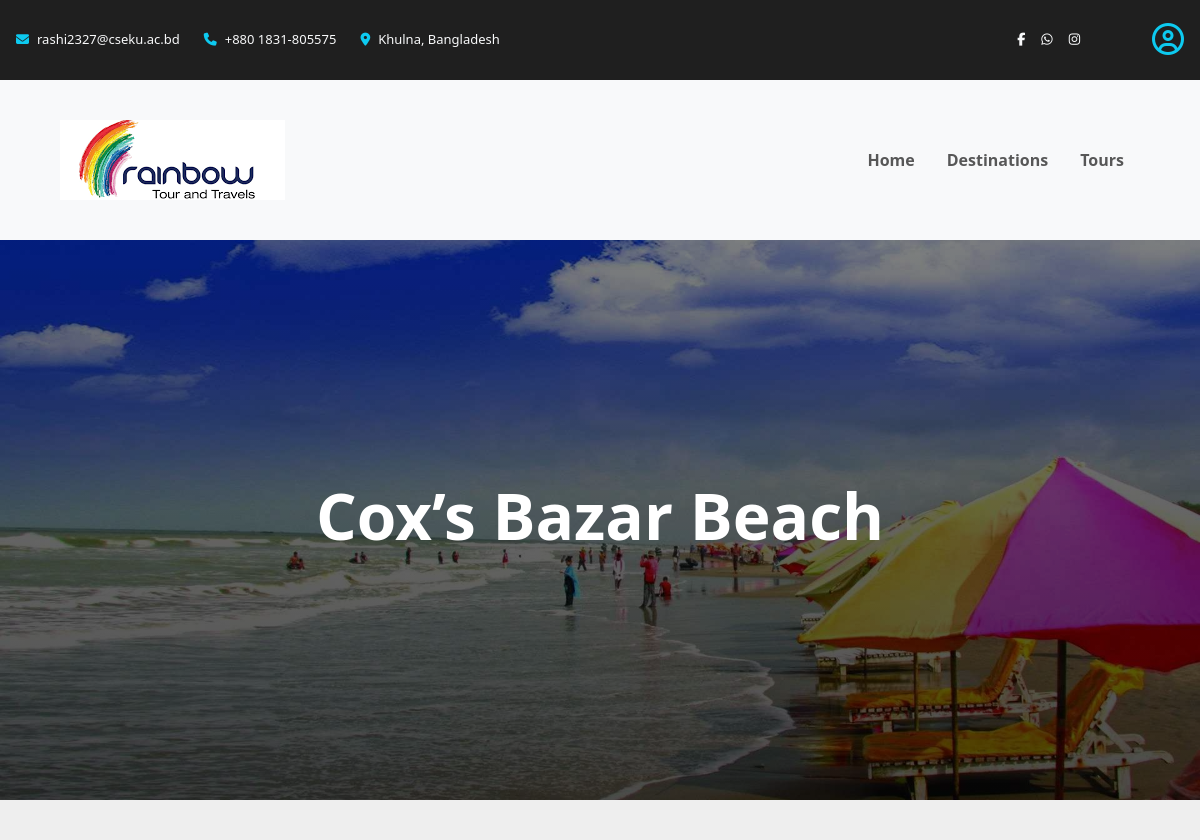
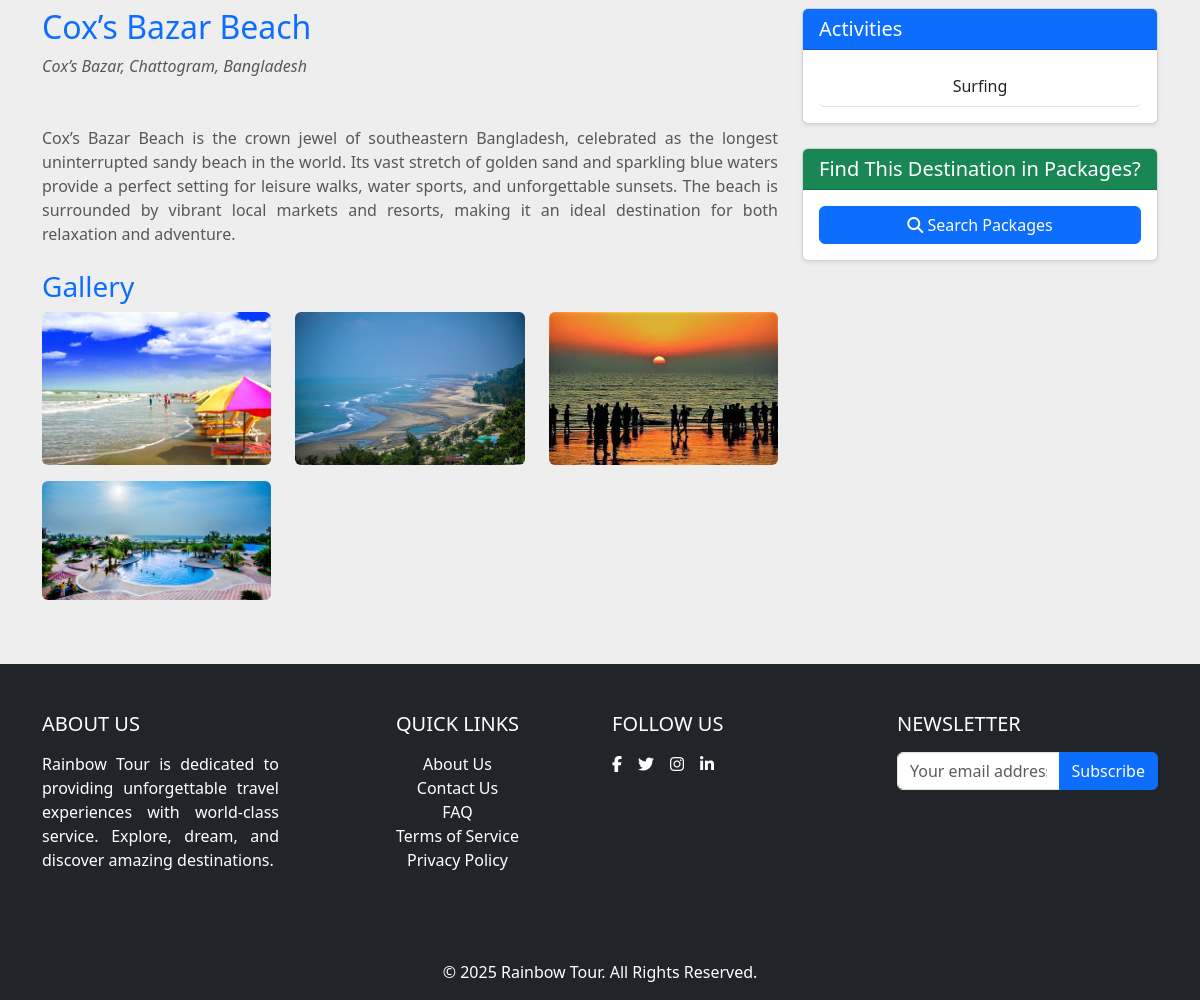
Page /tourist/destination-details.php?item=Cox’s+Bazar+Beach on the committed database (2 pictures, top to bottom).
### tables this page shows
CREATE TABLE destinations (
    id INT PRIMARY KEY AUTO_INCREMENT,
    name VARCHAR(100) NOT NULL,
    description TEXT,
    location VARCHAR(255) NOT NULL
);

CREATE TABLE destinations_gallery (
    id INT AUTO_INCREMENT PRIMARY KEY,
    destination_id INT NOT NULL,
    image VARCHAR(2048) NOT NULL,
    FOREIGN KEY (destination_id) REFERENCES destinations(id)
);

### tourist/destination-details.php (the view, shortened to what this page needs)
<?php include ROOT_PATH . 'template/header.php'; ?>
<?php include ROOT_PATH . 'db/connect-db.php'; ?>
<body>
    <?php include ROOT_PATH . 'template/navigation.php'; ?>
    <?php
        $item = isset($_GET['item']) ? htmlspecialchars($_GET['item']) : '';
        $item = mysqli_real_escape_string($conn, $item);
        $query_string ="SELECT d.*, dg.image
                        FROM destinations d
                        LEFT JOIN destinations_gallery dg
                        ON d.id = dg.destination_id
                        AND dg.id = (SELECT MIN(id)
                                     FROM destinations_gallery dg
                                     WHERE dg.destination_id = d.id)
                        WHERE d.name = '$item'";
        $destination = mysqli_fetch_object(mysqli_query($conn, $query_string));
    ?>
    <div class="hero-container d-flex align-items-center justify-content-center text-center text-white"
        style="background: linear-gradient(to bottom, rgba(0, 0, 0, 0.5), rgba(0, 0, 0, 0.7)),
           url('<?= BASE_URL ?><?php echo $destination->image; ?>') center/cover no-repeat;">
        <div class="hero-content">
            <h1 class="display-3 fw-bold"><?php echo $item; ?></h1>
        </div>
    </div>
    <div class="container my-5">
        <div class="row">
            <div class="col-md-8">
                <div class="title mb-5">
                    <h2 class="text-primary"><?php echo $destination->name ?></h2>
                    <i class="text-muted"><?php echo $destination->location ?></i>
                </div>
                <p class="text-muted text-justify"><?php echo nl2br(htmlspecialchars($destination->description)); ?></p>
                <h3 class="mt-4 text-primary">Gallery</h3>
                <?php
                    $query = mysqli_query($conn, "SELECT * FROM destinations_gallery WHERE destination_id = $destination->id");
                    if (mysqli_num_rows($query) > 0) {
                        echo '<div class="row gallery">';
                        while ($row = mysqli_fetch_object($query)) {
                            echo '<div class="col-md-4 mb-3">
                                    <a href="' . BASE_URL . htmlspecialchars($row->image) . '" target="_blank">
                                        <img src="' . BASE_URL . htmlspecialchars($row->image) . '" class="img-fluid rounded" alt="' . '">
                                    </a>
                                </div>';
                        }
                        echo '</div>';
                    } else {
                        echo 'No images found for this destination.';
                    }
                ?>
            </div>
            <div class="col-md-4">
                <div class="card mb-4 shadow-sm">
                    <div class="card-header bg-primary text-white">
                        <h5 class="mb-0">Activities</h5>
                    </div>
                    <div class="card-body">
                        <?php
                            $activities_query = mysqli_query($conn, "SELECT DISTINCT a.name
                                                                     FROM activities a
                                                                     INNER JOIN destination_activities da
                                                                     ON da.activity_id = a.id
                                                                     WHERE da.destination_id = '$destination->id'");
                            if (mysqli_num_rows($activities_query) > 0) {
                                echo '<ul class="list-group">';
                                while ($activity = mysqli_fetch_object($activities_query)) {
                                    echo '<li class="list-group-item border-0 border-bottom text-center">' . htmlspecialchars($activity->name) . '</li>';
                                }
                                echo '</ul>';
                            } else {
                                echo '<p>No activities listed for this destination.</p>';
                            }
                        ?>
                    </div>
                </div>
                <div class="card shadow-sm">
                    <div class="card-header bg-success text-white">
                        <h5 class="mb-0">Find This Destination in Packages?</h5>
                    </div>
                    <div class="card-body">
                        <form action="tours.php" method="get">
                            <button type="submit" class="btn btn-block btn-primary w-100">
                                <i class="fas fa-search"></i> Search Packages
                            </button>
                        </form>
                    </div>
                </div>
            </div>
        </div>
    </div>
    <?php include ROOT_PATH . 'template/footer.php'; ?>
</body>

### style.css (style rules this page uses)
body { background-color: #eee !important; }
.hero-container { height: 70vh; width: 100%; }
.hero-content { max-width: 800px; padding: 20px; }
.card { border-radius: 10px; box-shadow: 0 4px 8px rgba(0, 0, 0, 0.1); }
.gallery img { transition: transform 0.3s ease-in-out; }
.text-justify { text-align: justify !important; }

### rows in the picture
destinations: name "Cox’s Bazar Beach", location "Cox’s Bazar, Chattogram, Bangladesh", description "Cox’s Bazar Beach is the crown jewel of southeastern Bangladesh, celebrated as the longest uninterrupted sandy beach in the world. Its vast stretch of golden sand and sparkling blue waters provide a perfect setting for leisure walks, water sports, and unforgettable sunsets. The beach is surrounded by vibrant local markets and resorts, making it an ideal destination for both relaxation and adventure."
destinations_gallery: image (picture)
destinations_gallery: image (picture)
destinations_gallery: image (picture)
destinations_gallery: image (picture)

### other values in the picture
$item "Cox’s Bazar Beach"
$activity->name "Surfing"
